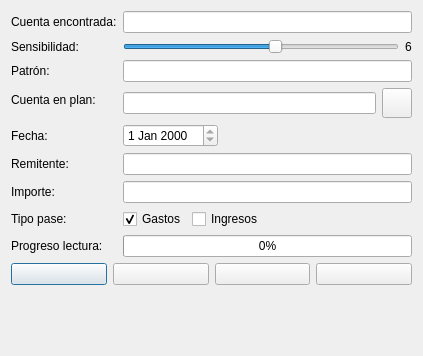
<ui version="4.0" >
 <class>lacaixa</class>
 <widget class="QDialog" name="lacaixa" >
  <property name="geometry" >
   <rect>
    <x>0</x>
    <y>0</y>
    <width>423</width>
    <height>356</height>
   </rect>
  </property>
  <property name="windowTitle" >
   <string>lacaixa</string>
  </property>
  <property name="windowIcon" >
   <iconset resource="keme.qrc" >
    <normaloff>:/lacaixa.png</normaloff>:/lacaixa.png</iconset>
  </property>
  <layout class="QGridLayout" name="gridLayout" >
   <item row="0" column="0" >
    <layout class="QFormLayout" name="formLayout" >
     <property name="fieldGrowthPolicy" >
      <enum>QFormLayout::ExpandingFieldsGrow</enum>
     </property>
     <item row="0" column="0" >
      <widget class="QLabel" name="label" >
       <property name="text" >
        <string>Cuenta encontrada:</string>
       </property>
      </widget>
     </item>
     <item row="0" column="1" >
      <widget class="QLineEdit" name="lineFound" >
       <property name="readOnly" >
        <bool>true</bool>
       </property>
      </widget>
     </item>
     <item row="1" column="0" >
      <widget class="QLabel" name="label_9" >
       <property name="text" >
        <string>Sensibilidad:</string>
       </property>
      </widget>
     </item>
     <item row="1" column="1" >
      <layout class="QHBoxLayout" name="horizontalLayout_4" >
       <item>
        <widget class="QSlider" name="sensibilidad" >
         <property name="minimum" >
          <number>1</number>
         </property>
         <property name="maximum" >
          <number>10</number>
         </property>
         <property name="pageStep" >
          <number>2</number>
         </property>
         <property name="value" >
          <number>6</number>
         </property>
         <property name="orientation" >
          <enum>Qt::Horizontal</enum>
         </property>
         <property name="tickPosition" >
          <enum>QSlider::NoTicks</enum>
         </property>
        </widget>
       </item>
       <item>
        <widget class="QLabel" name="label_10" >
         <property name="text" >
          <string>6</string>
         </property>
        </widget>
       </item>
      </layout>
     </item>
     <item row="2" column="0" >
      <widget class="QLabel" name="label_8" >
       <property name="text" >
        <string>Patrón:</string>
       </property>
      </widget>
     </item>
     <item row="2" column="1" >
      <widget class="QLineEdit" name="linePatron" >
       <property name="readOnly" >
        <bool>true</bool>
       </property>
      </widget>
     </item>
     <item row="3" column="0" >
      <widget class="QLabel" name="label_2" >
       <property name="text" >
        <string>Cuenta en plan:</string>
       </property>
      </widget>
     </item>
     <item row="3" column="1" >
      <layout class="QHBoxLayout" name="horizontalLayout" >
       <item>
        <widget class="QLineEdit" name="lineCuenta" />
       </item>
       <item>
        <widget class="QPushButton" name="buscapushButton" >
         <property name="minimumSize" >
          <size>
           <width>30</width>
           <height>30</height>
          </size>
         </property>
         <property name="maximumSize" >
          <size>
           <width>30</width>
           <height>30</height>
          </size>
         </property>
         <property name="text" >
          <string/>
         </property>
         <property name="icon" >
          <iconset resource="keme.qrc" >
           <normaloff>:/images/librok-55.png</normaloff>:/images/librok-55.png</iconset>
         </property>
         <property name="shortcut" >
          <string/>
         </property>
         <property name="autoDefault" >
          <bool>false</bool>
         </property>
        </widget>
       </item>
      </layout>
     </item>
     <item row="4" column="0" >
      <widget class="QLabel" name="label_3" >
       <property name="text" >
        <string>Fecha:</string>
       </property>
      </widget>
     </item>
     <item row="4" column="1" >
      <widget class="QDateEdit" name="dateEdit" >
       <property name="readOnly" >
        <bool>true</bool>
       </property>
      </widget>
     </item>
     <item row="5" column="0" >
      <widget class="QLabel" name="label_4" >
       <property name="text" >
        <string>Remitente:</string>
       </property>
      </widget>
     </item>
     <item row="5" column="1" >
      <widget class="QLineEdit" name="lineRemitente" >
       <property name="readOnly" >
        <bool>true</bool>
       </property>
      </widget>
     </item>
     <item row="6" column="0" >
      <widget class="QLabel" name="label_5" >
       <property name="text" >
        <string>Importe:</string>
       </property>
      </widget>
     </item>
     <item row="6" column="1" >
      <widget class="QLineEdit" name="lineImporte" >
       <property name="text" >
        <string/>
       </property>
       <property name="alignment" >
        <set>Qt::AlignRight|Qt::AlignTrailing|Qt::AlignVCenter</set>
       </property>
       <property name="readOnly" >
        <bool>true</bool>
       </property>
      </widget>
     </item>
     <item row="7" column="0" >
      <widget class="QLabel" name="label_6" >
       <property name="text" >
        <string>Tipo pase:</string>
       </property>
      </widget>
     </item>
     <item row="7" column="1" >
      <layout class="QHBoxLayout" name="horizontalLayout_2" >
       <item>
        <widget class="QCheckBox" name="checkGastos" >
         <property name="text" >
          <string>Gastos</string>
         </property>
         <property name="checked" >
          <bool>true</bool>
         </property>
        </widget>
       </item>
       <item>
        <widget class="QCheckBox" name="checkIngresos" >
         <property name="text" >
          <string>Ingresos</string>
         </property>
        </widget>
       </item>
      </layout>
     </item>
     <item row="8" column="0" >
      <widget class="QLabel" name="label_7" >
       <property name="text" >
        <string>Progreso lectura:</string>
       </property>
      </widget>
     </item>
     <item row="8" column="1" >
      <widget class="QProgressBar" name="progressBar" >
       <property name="value" >
        <number>0</number>
       </property>
       <property name="format" >
        <string>%p%</string>
       </property>
      </widget>
     </item>
    </layout>
   </item>
   <item row="1" column="0" >
    <layout class="QHBoxLayout" name="horizontalLayout_3" >
     <item>
      <widget class="QPushButton" name="incorporarButton" >
       <property name="toolTip" >
        <string>Incorporar</string>
       </property>
       <property name="text" >
        <string/>
       </property>
       <property name="icon" >
        <iconset resource="keme.qrc" >
         <normaloff>:/images/librok-4.png</normaloff>:/images/librok-4.png</iconset>
       </property>
       <property name="iconSize" >
        <size>
         <width>24</width>
         <height>24</height>
        </size>
       </property>
      </widget>
     </item>
     <item>
      <widget class="QPushButton" name="ignorarButton" >
       <property name="toolTip" >
        <string>Ignorar siempre</string>
       </property>
       <property name="text" >
        <string/>
       </property>
       <property name="icon" >
        <iconset resource="keme.qrc" >
         <normaloff>:/images/librok-17.png</normaloff>:/images/librok-17.png</iconset>
       </property>
       <property name="iconSize" >
        <size>
         <width>24</width>
         <height>24</height>
        </size>
       </property>
      </widget>
     </item>
     <item>
      <widget class="QPushButton" name="siguienteButton" >
       <property name="toolTip" >
        <string>Procesar</string>
       </property>
       <property name="text" >
        <string/>
       </property>
       <property name="icon" >
        <iconset resource="keme.qrc" >
         <normaloff>:/graf/1rightarrow.png</normaloff>:/graf/1rightarrow.png</iconset>
       </property>
       <property name="iconSize" >
        <size>
         <width>24</width>
         <height>24</height>
        </size>
       </property>
      </widget>
     </item>
     <item>
      <widget class="QPushButton" name="cancelButton" >
       <property name="toolTip" >
        <string>Salir</string>
       </property>
       <property name="text" >
        <string/>
       </property>
       <property name="icon" >
        <iconset resource="keme.qrc" >
         <normaloff>:/images/librok-7.png</normaloff>:/images/librok-7.png</iconset>
       </property>
       <property name="iconSize" >
        <size>
         <width>24</width>
         <height>24</height>
        </size>
       </property>
      </widget>
     </item>
    </layout>
   </item>
   <item row="2" column="0" >
    <widget class="QLabel" name="status" >
     <property name="font" >
      <font>
       <italic>true</italic>
      </font>
     </property>
     <property name="text" >
      <string/>
     </property>
     <property name="alignment" >
      <set>Qt::AlignRight|Qt::AlignTrailing|Qt::AlignVCenter</set>
     </property>
    </widget>
   </item>
  </layout>
 </widget>
 <resources>
  <include location="keme.qrc" />
 </resources>
 <connections>
  <connection>
   <sender>cancelButton</sender>
   <signal>clicked()</signal>
   <receiver>lacaixa</receiver>
   <slot>reject()</slot>
   <hints>
    <hint type="sourcelabel" >
     <x>443</x>
     <y>367</y>
    </hint>
    <hint type="destinationlabel" >
     <x>39</x>
     <y>231</y>
    </hint>
   </hints>
  </connection>
  <connection>
   <sender>sensibilidad</sender>
   <signal>valueChanged(int)</signal>
   <receiver>label_10</receiver>
   <slot>setNum(int)</slot>
   <hints>
    <hint type="sourcelabel" >
     <x>227</x>
     <y>55</y>
    </hint>
    <hint type="destinationlabel" >
     <x>436</x>
     <y>49</y>
    </hint>
   </hints>
  </connection>
 </connections>
</ui>
